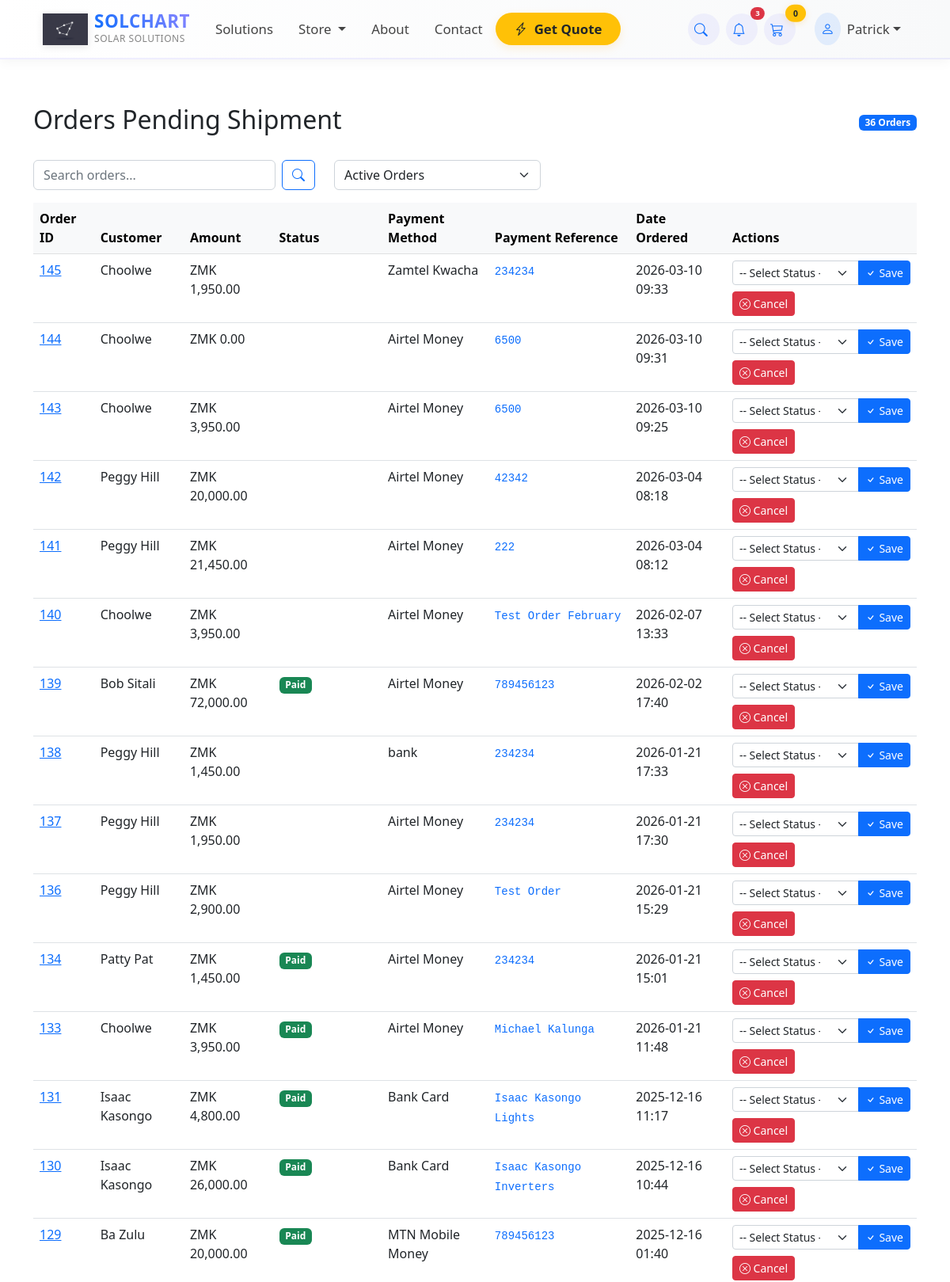
Before: /payment/not_shipped_dash/ (signed in, upper part) with the older database file.
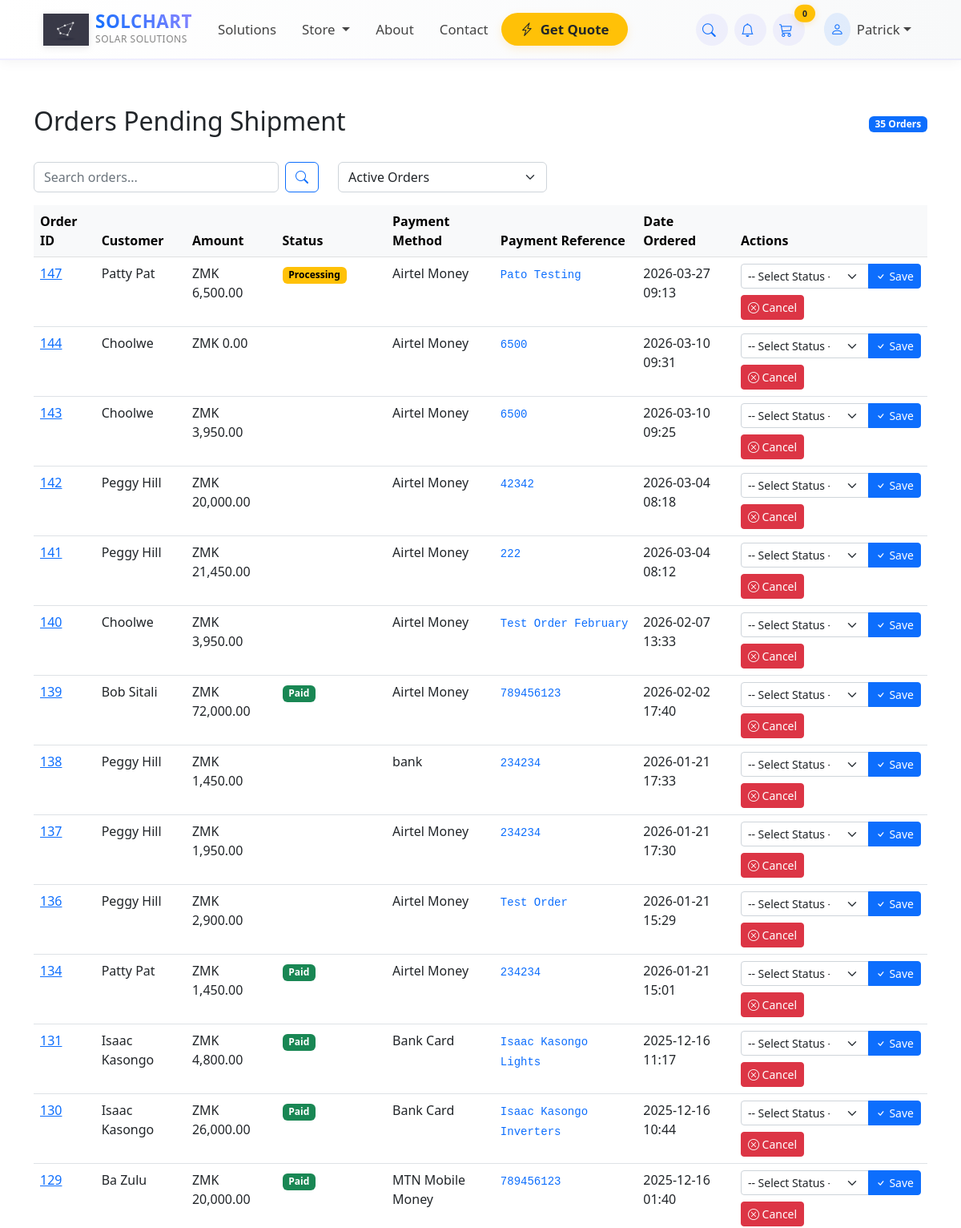
After: the same page with the newer database file.
### payment/models.py (models this page shows, shortened)
class Order(models.Model):
    ORDER_STATUS = (
        ('pending', 'Pending Payment'),
        ('paid', 'Paid'),
        ('processing', 'Processing'),
        ('shipped', 'Shipped'),
        ('delivered', 'Delivered'),
        ('cancelled', 'Cancelled'),
    )
    PAYMENT_CHOICES = (
        ('airtel', 'Airtel Money'),
        ('mtn', 'MTN Mobile Money'),
        ('zamtel', 'Zamtel Kwacha'),
        ('card', 'Bank Card'),
        ('cod', 'Cash on Delivery'),
    )
    user = models.ForeignKey(User, on_delete=models.CASCADE, null=True, blank=True)
    full_name = models.CharField(max_length=255)
    email = models.EmailField(max_length=255)
    phone_number = models.CharField(max_length=20, null=True, blank=True)
    shipping_address = models.TextField(max_length=1000, blank=True, null=True)
    amount_paid = models.DecimalField(max_digits=12, decimal_places=2, default=Decimal('0.00'))
    date_ordered = models.DateTimeField(auto_now_add=True)
    payment_code = models.CharField(
        max_length=20,
        unique=True,
        null=True,
        blank=True,
        help_text="Unique payment code (e.g., HLS-1001-A7K2) for customer to include with payment"
    )
    status = models.CharField(max_length=20, choices=ORDER_STATUS, default='pending')
    payment_method = models.CharField(max_length=20, choices=PAYMENT_CHOICES, null=True, blank=True)
    payment_reference = models.CharField(max_length=100, null=True, blank=True, help_text="Transaction ID or Reference")
    date_paid = models.DateTimeField(null=True, blank=True)
    date_processed = models.DateTimeField(null=True, blank=True)
    date_shipped = models.DateTimeField(null=True, blank=True)
    date_delivered = models.DateTimeField(null=True, blank=True)
    cancellation_notes = models.TextField(blank=True, null=True)
    class Meta:
        indexes = [
            models.Index(fields=['status']),
            models.Index(fields=['-date_ordered']),
            models.Index(fields=['-date_shipped']),
        ]

### payment/views.py (the view, shortened to what this page needs)
# urls.py: path('not_shipped_dash/', views.not_shipped_dash, name='not_shipped_dash'),
def not_shipped_dash(request):
    request.disable_newsletter = True
    if not request.user.is_authenticated or not request.user.is_superuser:
        message.warning(request, "Access Denied")
        return redirect('home')
    status_filter = request.GET.get('status', 'active')
    search_query = request.GET.get('search', '')
    if status_filter == 'cancelled':
        orders_qs = Order.objects.filter(status='cancelled')
    elif status_filter == 'all':
        orders_qs = Order.objects.exclude(status__in=['shipped', 'delivered'])
    else:
        orders_qs = Order.objects.filter(status__in=['pending', 'paid', 'processing'])
    if search_query:
        orders_qs = orders_qs.filter(full_name__icontains=search_query) | orders_qs.filter(id__icontains=search_query) | orders_qs.filter(email__icontains=search_query)
    orders_qs = orders_qs.select_related('user').order_by('-date_ordered')
    return render(request, 'payment/not_shipped_dash.html', {"orders": orders_qs, "current_filter": status_filter, "search_query": search_query})

### cart/cart.py (called while the page is built, shortened)
    def cart_total(self):
        product_ids = self.cart.keys()
        products = Product.objects.filter(id__in=product_ids)
        quantities = self.cart
        total = 0
        return total

    def __len__(self):
        return len(self.cart)

### cart/context_processors.py (called while the page is built)
def cart(request):
    cart_obj = Cart(request)
    cart_quantity = cart_obj.__len__()
    return {
        'cart': cart_obj,  # The full cart object
        'cart_quantity': cart_quantity,  # Just the quantity count
        'cart_total': cart_obj.cart_total()  # If you need total price too
    }

### ecom/context_processors.py (called while the page is built)
def newsletter_form(request):
    if getattr(request, 'disable_newsletter', False):
        return {
            'newsletter_form': None,
        }
    return {
        'newsletter_form': NewsletterSubscriberForm(),
    }

### payment/templates/payment/not_shipped_dash.html (shortened to what this page needs)
{% extends 'base.html' %}
{% load humanize %}
{% block content %}
<div class="container mt-5">
    <div class="d-flex justify-content-between align-items-center mb-4">
        <h2>Orders Pending Shipment</h2>
        <span class="badge bg-primary">{{ orders|length }} Orders</span>
    </div>
    <div class="row mb-3">
        <div class="col-md-4">
            <form class="d-flex" method="GET">
                <input type="text"
                       name="search"
                       class="form-control me-2"
                       placeholder="Search orders..."
                       value="{{ search_query }}">
                <button type="submit" class="btn btn-outline-primary">
                    <i class="bi bi-search"></i>
                </button>
            </form>
        </div>
        <div class="col-md-3">
            <select class="form-select" onchange="window.location.href='?status=' + this.value">
                {% if request.resolver_match.url_name == 'not_shipped_dash' %}
                    <option value="active" {% if current_filter == 'active' %}selected{% endif %}>Active Orders</option>
                {% endif %}
            </select>
        </div>
    </div>
    <table class="table table-hover" id="ordersTable">
        <thead class="table-light">
            <tr>
                <th>Order ID</th>
                <th>Customer</th>
                <th>Amount</th>
                <th>Status</th>
                <th>Payment Method</th>
                <th>Payment Reference</th>
                <th>Date Ordered</th>
                <th>Actions</th>
            </tr>
        </thead>
        <tbody>
            {% for order in orders %}
            <tr>
                <td><a href="{% url 'orders' order.id %}" class="text-primary">{{ order.id }}</a></td>
                <td>{{ order.full_name }}</td>
                <td>ZMK {{ order.amount_paid|floatformat:2|intcomma }}</td>
                <td>
                    <span class="badge {% if order.status == 'paid' %}bg-success
                                        {% elif order.status == 'processing' %}bg-warning
                                        {% elif order.status == 'cancelled' %}bg-danger{% endif %}">
                        {{ order.get_status_display }}
                    </span>
                </td>
                <td>{{ order.get_payment_method_display|default:"Not specified" }}</td>
                <td><code class="text-primary">{{ order.payment_reference|default:"—" }}</code></td>
                <td>{{ order.date_ordered|date:"Y-m-d H:i" }}</td>
                <td>
                    {% if order.status != 'cancelled' %}
                        <div class="d-flex gap-2 align-items-center flex-wrap">
                            <form method="POST" class="d-inline">
                                <div class="input-group input-group-sm" style="width: auto;">
                                    <select name="new_status" class="form-select form-select-sm" required>
                                        <option value="">-- Select Status --</option>
                                    </select>
                                    <button type="submit" class="btn btn-primary btn-sm">
                                        <i class="bi bi-check"></i> Save
                                    </button>
                                </div>
                            </form>
                            <button type="button" class="btn btn-danger btn-sm"
                                    data-bs-toggle="modal"
                                    data-bs-target="#cancelModal{{ order.id }}">
                                <i class="bi bi-x-circle"></i> Cancel
                            </button>
                        </div>
                    {% else %}
                        <span class="text-muted">
                            <i class="bi bi-info-circle"></i>
                            Cancelled: {{ order.cancellation_notes|truncatechars:30 }}
                        </span>
                    {% endif %}
                </td>
            </tr>
            {% endfor %}
        </tbody>
    </table>
</div>
{% endblock %}

### store/templates/navbar.html (shortened to what the changed rows need)
{% load static %}
<nav class="navbar navbar-expand-lg navbar-dark fixed-top" style="background-color: #2c3e50;">
    <div class="container px-3 px-lg-4">
        <div class="collapse navbar-collapse" id="navbarMain">
            <ul class="navbar-nav ms-auto mb-2 mb-lg-0 align-items-center" style="font-size: 1.05rem;">
                {% if user.is_authenticated %}
                <li class="nav-item dropdown me-2">
                    <a class="nav-link px-2 position-relative rounded-circle nav-icon-btn" href="javascript:void(0);" role="button" data-bs-toggle="dropdown">
                        <i class="bi bi-bell"></i>
                        {% if unread_notification_count and unread_notification_count > 0 %}
                            <span class="position-absolute top-0 start-100 translate-middle badge rounded-pill bg-danger" style="font-size: 0.6rem; padding: 0.2rem 0.4rem;">
                                {{ unread_notification_count }}
                            </span>
                        {% endif %}
                    </a>
                </li>
                {% endif %}
            </ul>
        </div>
    </div>
</nav>

Changed rows visible on the page:
no longer on this page (row edited): Order: id "145", full_name "Choolwe", amount_paid "1,950.00", payment_method "Zamtel Kwacha", payment_reference "234234", date_ordered "2026-03-10 09:33"
no longer on this page (row edited): Order: id "133", full_name "Choolwe", amount_paid "3,950.00", status "Paid", payment_method "Airtel Money", payment_reference "Michael Kalunga", date_ordered "2026-01-21 11:48"
added Order: id "147", full_name "Patty Pat", amount_paid "6,500.00", status "Processing", payment_method "Airtel Money", payment_reference "Pato Testing", date_ordered "2026-03-27 09:13"
Other visible differences:
{{ orders|length }}: "36" → "35"
{{ unread_notification_count }}: "3" → (not shown)
